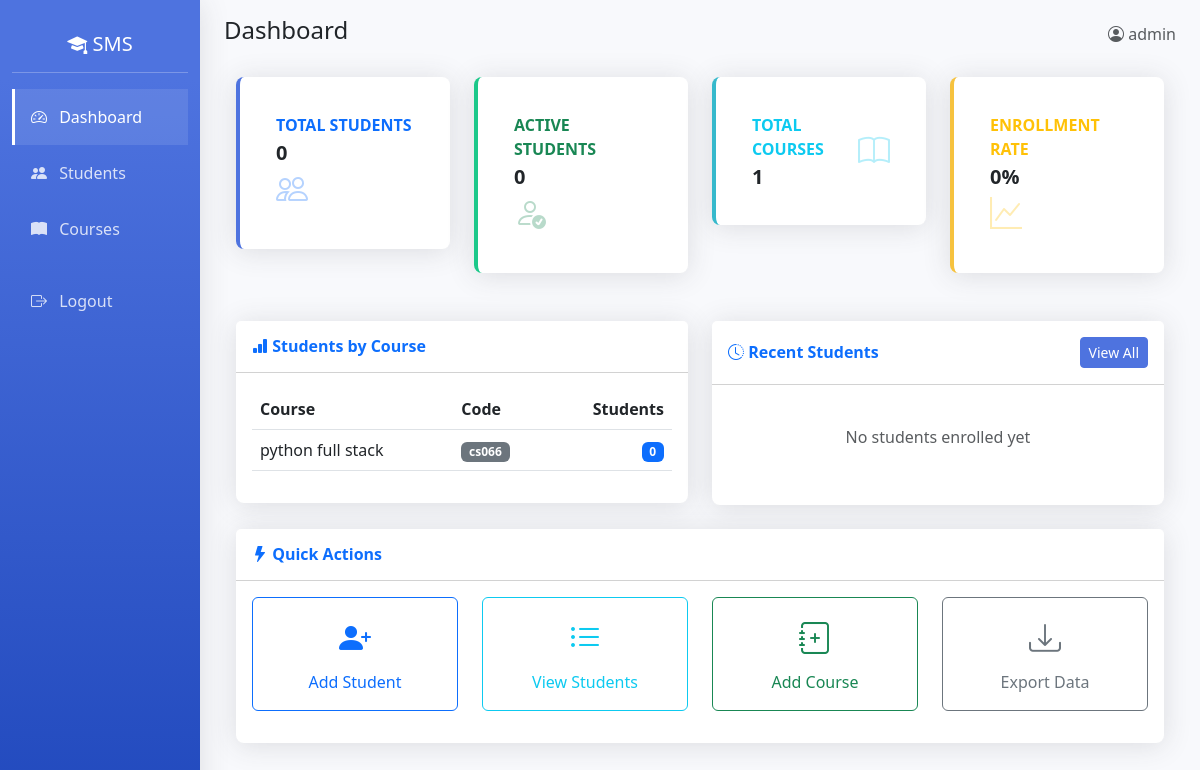
Page /dashboard/ (signed in) on the earlier database version.
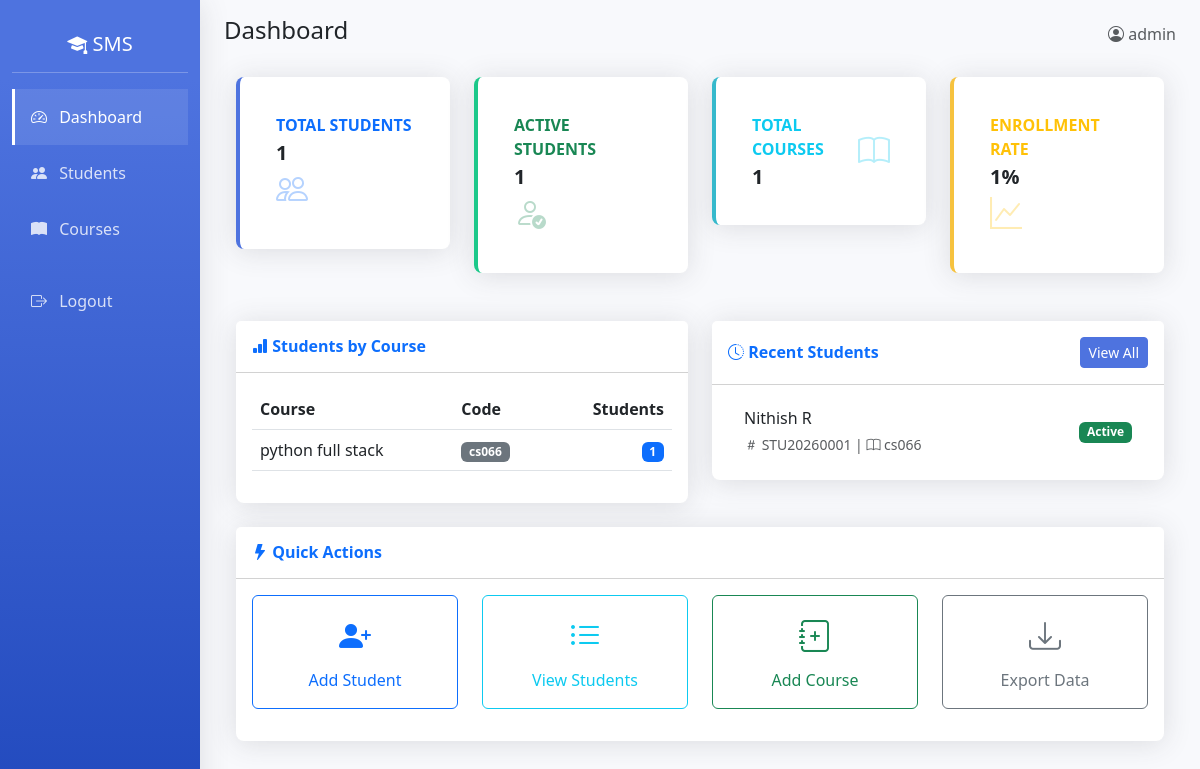
Same page on the later database version.
### students/models.py (models this page shows, shortened)
class Course(models.Model):
    name = models.CharField(max_length=100)
    code = models.CharField(max_length=20, unique=True)
    description = models.TextField(blank=True)
    created_at = models.DateTimeField(auto_now_add=True)
    class Meta:
        ordering = ['name']

class Student(models.Model):
    student_id = models.CharField(max_length=20, unique=True, editable=False)
    first_name = models.CharField(max_length=50)
    last_name = models.CharField(max_length=50)
    email = models.EmailField(unique=True)
    phone_regex = RegexValidator(
        regex=r'^\+?1?\d{9,15}$',
        message="Phone number must be entered in the format: '+999999999'. Up to 15 digits allowed."
    )
    phone_number = models.CharField(validators=[phone_regex], max_length=17)
    address = models.TextField(blank=True)
    date_of_birth = models.DateField()
    enrollment_date = models.DateField()
    course = models.ForeignKey(
        Course,
        on_delete=models.SET_NULL,
        null=True,
        related_name='students'
    )
    profile_photo = models.ImageField(
        upload_to='student_photos/',
        blank=True,
        null=True
    )
    STATUS_CHOICES = [
        ('active', 'Active'),
        ('inactive', 'Inactive'),
        ('graduated', 'Graduated'),
    ]
    status = models.CharField(
        max_length=20,
        choices=STATUS_CHOICES,
        default='active'
    )
    created_at = models.DateTimeField(auto_now_add=True)
    updated_at = models.DateTimeField(auto_now=True)
    created_by = models.ForeignKey(
        User,
        on_delete=models.SET_NULL,
        null=True
    )
    @property
    def full_name(self):
        return f"{self.first_name} {self.last_name}"
    class Meta:
        ordering = ['-enrollment_date', 'last_name']

### students/views.py (the view)
# urls.py: path('dashboard/', views.dashboard_view, name='dashboard'),
@login_required
def dashboard_view(request):
    total_students = Student.objects.count()
    active_students = Student.objects.filter(status='active').count()
    total_courses = Course.objects.count()
    students_by_course = Course.objects.annotate(
        student_count=Count('students')
    ).order_by('-student_count')[:5]
    recent_students = Student.objects.all()[:5]
    context = {
        'total_students': total_students,
        'active_students': active_students,
        'total_courses': total_courses,
        'students_by_course': students_by_course,
        'recent_students': recent_students,
    }
    return render(request, 'students/dashboard.html', context)

### students/templates/students/dashboard.html (shortened to what the changed rows need)
{% extends 'students/base.html' %}
{% block page_title %}Dashboard{% endblock %}
{% block content %}
<div class="container-fluid">
    <div class="row mb-4">
        <div class="col-xl-3 col-md-6 mb-4">
            <div class="card stat-card primary">
                <div class="card-body">
                    <div class="row align-items-center">
                        <div class="col">
                            <div class="text-uppercase text-primary fw-bold text-xs mb-1">
                                Total Students
                            </div>
                            <div class="h5 mb-0 fw-bold">{{ total_students }}</div>
                        </div>
                    </div>
                </div>
            </div>
        </div>
        <div class="col-xl-3 col-md-6 mb-4">
            <div class="card stat-card success">
                <div class="card-body">
                    <div class="row align-items-center">
                        <div class="col">
                            <div class="text-uppercase text-success fw-bold text-xs mb-1">
                                Active Students
                            </div>
                            <div class="h5 mb-0 fw-bold">{{ active_students }}</div>
                        </div>
                    </div>
                </div>
            </div>
        </div>
        <div class="col-xl-3 col-md-6 mb-4">
            <div class="card stat-card warning">
                <div class="card-body">
                    <div class="row align-items-center">
                        <div class="col">
                            <div class="text-uppercase text-warning fw-bold text-xs mb-1">
                                Enrollment Rate
                            </div>
                            <div class="h5 mb-0 fw-bold">
                                {% if total_students > 0 %}
                                    {{ active_students|floatformat:0|default:"0" }}%
                                {% else %}
                                    0%
                                {% endif %}
                            </div>
                        </div>
                    </div>
                </div>
            </div>
        </div>
    </div>
    <div class="row">
        <div class="col-lg-6 mb-4">
            <div class="card">
                <div class="card-body">
                    {% if students_by_course %}
                    <div class="table-responsive">
                        <table class="table table-hover">
                            <thead>
                                <tr>
                                    <th>Course</th>
                                    <th>Code</th>
                                    <th class="text-end">Students</th>
                                </tr>
                            </thead>
                            <tbody>
                                {% for course in students_by_course %}
                                <tr>
                                    <td>{{ course.name }}</td>
                                    <td>
                                        <span class="badge bg-secondary">
                                            {{ course.code }}
                                        </span>
                                    </td>
                                    <td class="text-end">
                                        <span class="badge bg-primary">
                                            {{ course.student_count }}
                                        </span>
                                    </td>
                                </tr>
                                {% endfor %}
                            </tbody>
                        </table>
                    </div>
                    {% else %}
                    <p class="text-muted text-center py-4">No courses available</p>
                    {% endif %}
                </div>
            </div>
        </div>
        <div class="col-lg-6 mb-4">
            <div class="card">
                <div class="card-body">
                    {% if recent_students %}
                    <div class="list-group list-group-flush">
                        {% for student in recent_students %}
                        <a href="{% url 'student_detail' student.pk %}"
                           class="list-group-item list-group-item-action">
                            <div class="d-flex justify-content-between align-items-center">
                                <div>
                                    <h6 class="mb-1">{{ student.full_name }}</h6>
                                    <small class="text-muted">
                                        <i class="bi bi-hash"></i> {{ student.student_id }}
                                        {% if student.course %}
                                        | <i class="bi bi-book"></i> {{ student.course.code }}
                                        {% endif %}
                                    </small>
                                </div>
                                <span class="badge bg-{% if student.status == 'active' %}success{% elif student.status == 'graduated' %}info{% else %}secondary{% endif %}">
                                    {{ student.get_status_display }}
                                </span>
                            </div>
                        </a>
                        {% endfor %}
                    </div>
                    {% else %}
                    <p class="text-muted text-center py-4">No students enrolled yet</p>
                    {% endif %}
                </div>
            </div>
        </div>
    </div>
</div>
{% endblock %}

Differences in the rows shown:
computed for Course "python full stack": student_count "0" → "1"
added Student: full_name "Nithish R", student_id "STU20260001", course.code "cs066", status "Active"
Other differences:
{{ total_students }}: "0" → "1"
{{ active_students }}: "0" → "1"
{{ active_students|floatformat:0|default:"0" }}: (not shown) → "1"
text no longer shown: "0% No students enrolled yet"
